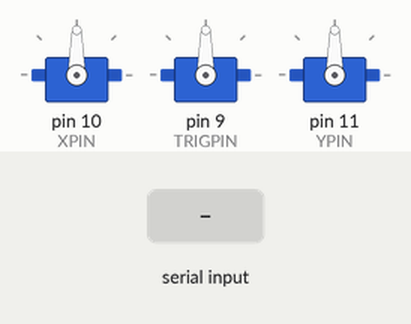
This sketch was run on a simulated Arduino Uno, built with avr-gcc and run on an emulated ATmega328P. Parts: 3 × servo. The inputs (shaded band) are chosen by the test bench.

Above: at 1.2 s.
1.3 s: "90,45,200\n" received over Serial
At 3.0 s:
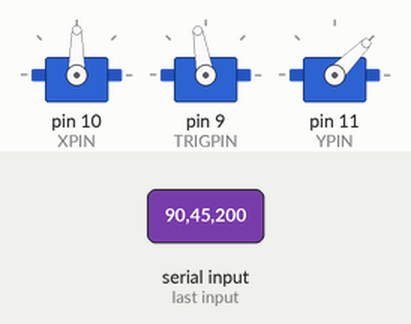
3.8 s: "30,150,10\n" received over Serial
At 6.0 s:
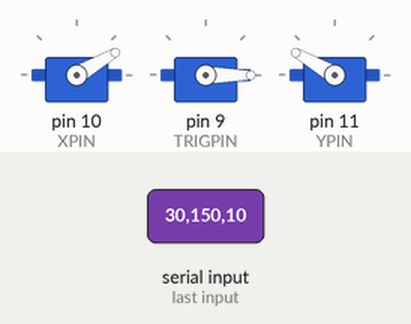
6.3 s: "90,45\n" received over Serial
At 7.9 s:
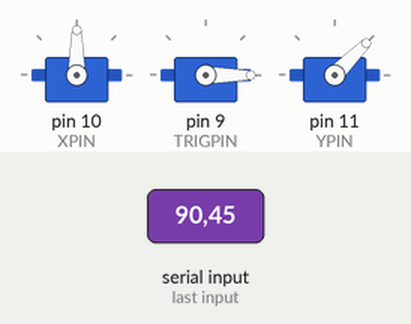
8.8 s: "5\n" received over Serial
At 10.9 s:
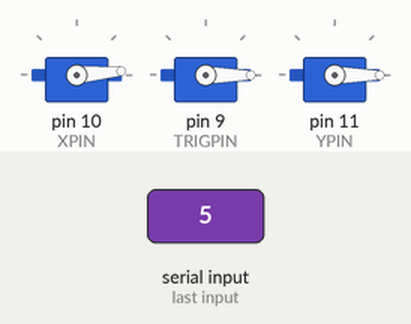
11.3 s: "90\n" received over Serial
At 12.8 s:
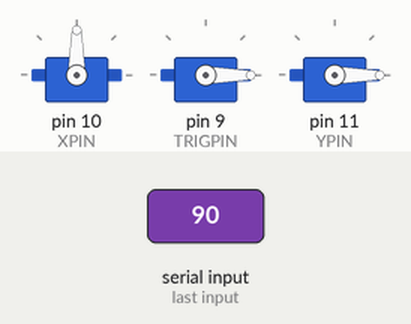
13.8 s: "200\n" received over Serial
At 15.9 s:
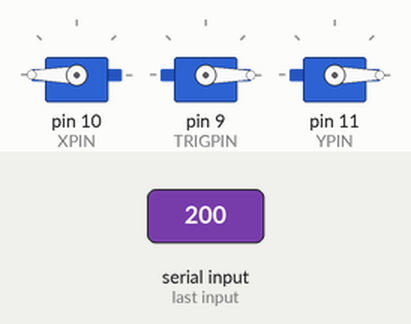
Timing chart, 0 to 17.3 s (numbered marks = the images above; inputs shaded):
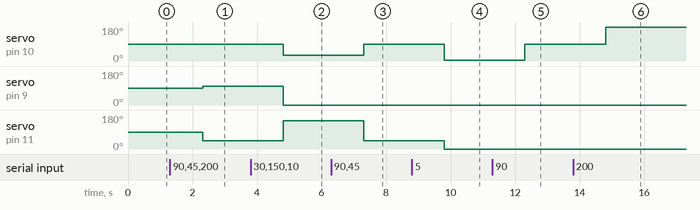

The sketch:

sentryxytrig.ino
```cpp
// need to write the app for this
#include <Servo.h>
#define YPIN 11
#define XPIN 10
#define TRIGPIN 9

Servo yservo;
Servo xservo;
Servo trigservo;

unsigned int ypos = 90;
unsigned int xpos = 0;
unsigned int trigpos = 0;
String command = ""; //String Format: "<xangle><yangle><trig>" ie 0901001 for 90 degrees on x and 100 degrees on y and shoot
                     // where angle is 000 to 180

void setup(){
    xservo.attach(XPIN);
    trigservo.attach(TRIGPIN);
    yservo.attach(YPIN);
    Serial.begin(9600);
    while(!Serial){
        //need serial for operation
    }
    //Serial.println("Initialized.");
    //Serial.println("Starting primary function.");
}

void loop(){
    while (Serial.available() > 0){
        command = Serial.readString();
        //Serial.println("Command: "+command);
        xpos = command.substring(0,3).toInt();
        ypos = command.substring(3,6).toInt();
        trigpos = command.substring(6).toInt();
      //  Serial.println(xpos);
        if (trigpos!=0){
            trigpos = 100;
        }
        //Serial.println(trigpos);
        xservo.write(xpos);
        yservo.write(ypos);
        trigservo.write(trigpos);
      	//Serial.println(xservo.read());
      //Serial.println(trigservo.read());
    }
}
```

Measured:
- after the input at 1.3 s, servo on pin 9 (TRIGPIN): 90° → 100° after 1.0 s; servo on pin 11 (YPIN): 90° → 45° after 1.0 s
- after the input at 3.8 s, servo on pin 10 (XPIN): 90° → 30° after 1.0 s; servo on pin 9 (TRIGPIN): 100° → 0° after 1.0 s; servo on pin 11 (YPIN): 45° → 150° after 1.0 s
- after the input at 6.3 s, servo on pin 10 (XPIN): 30° → 90° after 1.0 s; servo on pin 11 (YPIN): 150° → 45° after 1.0 s
- after the input at 8.8 s, servo on pin 10 (XPIN): 90° → 5° after 1.0 s; servo on pin 11 (YPIN): 45° → 0° after 1.0 s
- after the input at 11.3 s, servo on pin 10 (XPIN): 5° → 90° after 1.0 s
- after the input at 13.8 s, servo on pin 10 (XPIN): 90° → 180° after 1.0 s
